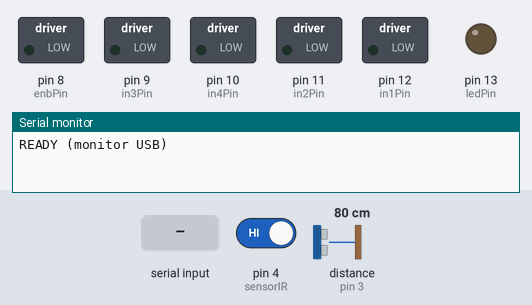
Recording of a sketch running on a simulated Arduino Uno, built with avr-gcc and run on an emulated ATmega328P. Parts: switched loads named in the sketch (green lamp = pin HIGH), output pins drawn as LEDs (lit = HIGH), the last lines printed to the serial monitor. Wiring (inferred from the names in the program): ultrasonic range finder: trigger pin 2; echo pin 3. The test bench sets the inputs (shaded band); at power-on: pin 4 (sensorIR) HIGH, distance to the obstacle (sensor on pin 3) 80 cm. The echo pulse lasts 58.3 µs per cm; pins used as bus, display or sensor lines are not drawn.

Above: at 3.6 s.
3.7 s: "SERVO,\n" received over the second serial link
At 4.3 s:
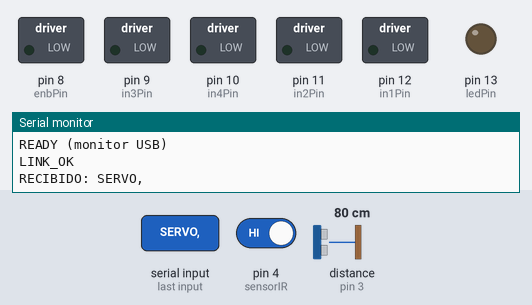
5.2 s: "AVANZAR\n" received over the second serial link
At 6.4 s:
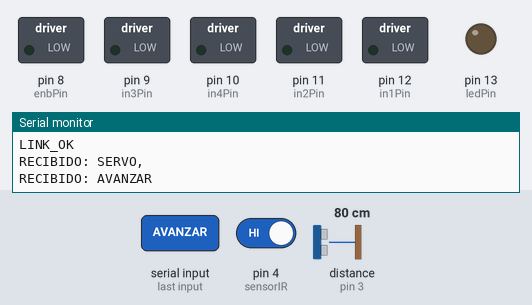
6.7 s: "RETROCEDER\n" received over the second serial link
At 7.8 s:
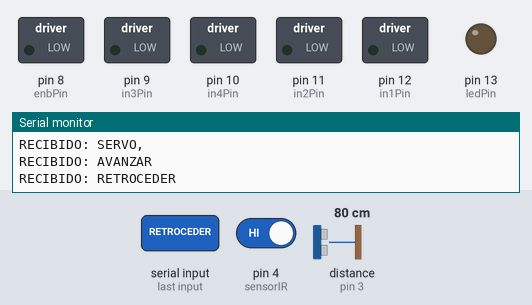
Timing chart, 0 to 9.2 s (numbered marks = the images above; inputs shaded):
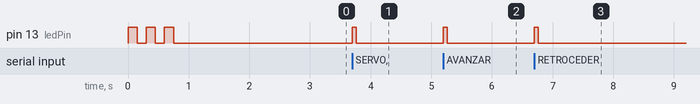

The sketch:

sketch_nov23b.ino
```cpp
// ============================================================
// ORQUITA - Version autonoma (bateria, sin USB)
//
// HC-05 por SoftwareSerial en A5 (RX) y A0 (TX).
// Servo del ultrasonido + 2 motores con driver L298N.
//
// Cableado (SUPUESTO: L298N. Si usas otro driver o pines,
// cambia solo la seccion PINES):
//
//   HC-05 TXD -> A5            HC-05 RXD -> A0 (divisor 1k/2k)
//   HC-05 VCC -> 5 V           HC-05 GND -> GND
//
//   Ultrasonido  TRIG -> 2     ECHO -> 3
//   Sensor IR (canica)  -> 4
//   Servo (senal)       -> 9
//
//   L298N  ENA -> 5 (PWM)   IN1 -> 7    IN2 -> 8    (motor izquierdo)
//   L298N  ENB -> 6 (PWM)   IN3 -> 11   IN4 -> 12   (motor derecho)
//
//   TODAS las masas unidas: bateria, L298N, Arduino, servo, HC-05.
//   Los motores y el servo NO se alimentan del pin 5V del Arduino.
//
// Comandos que entiende (llegan por Bluetooth, una linea cada uno):
//   PING
//   CMD,SERVO,<0-180>
//   CMD,AVANZAR / RETROCEDER / IZQUIERDA / DERECHA / DETENER
//   CMD,CAPTURAR   (solo confirma; el servo lo mueve el Cliente)
//
// Seguridad:
//   - Cada movimiento dura un tiempo corto y se detiene solo.
//   - Si se pierde el enlace, los motores se detienen.
//   - Avanzando, frena si el ultrasonido ve algo muy cerca.
// ============================================================

#include <SoftwareSerial.h>
#include <Servo.h>


// ============================== PINES ===============================

const int btRxPin = A5;   // recibe desde TXD del HC-05
const int btTxPin = A1;   // envia hacia RXD del HC-05

const int trigPin  = 2;
const int echoPin  = 3;
const int sensorIR = 4;
const int ledPin   = LED_BUILTIN;

const int servoPin = 6;

const int enaPin = 13;     // motor izquierdo (PWM)
const int in1Pin = 12;
const int in2Pin = 11;

const int enbPin = 8;     // motor derecho (PWM)
const int in3Pin = 9;
const int in4Pin = 10;

SoftwareSerial bt(btRxPin, btTxPin);
Servo servo;


// ============================== AJUSTES =============================

const long BAUDIOS_USB = 9600;
const long BAUDIOS_BT  = 9600;

const unsigned long WATCHDOG_MS        = 3000;
const unsigned long TELEMETRIA_MS      = 200;
const unsigned long INTERVALO_MEDICION = 100;
const unsigned long TIEMPO_ESTABLE_IR  = 40;
const unsigned long LED_RX_MS          = 60;

// Motores (velocidad 0-255 y duracion de cada movimiento)
const int VEL_AVANCE = 200;
const int VEL_GIRO   = 200;
const unsigned long MOV_AVANCE_MS = 600;
const unsigned long MOV_GIRO_MS   = 400;

// Frena si avanza y ve un obstaculo mas cerca que esto
const float DISTANCIA_FRENO_CM = 8.0;

// Tiempo que el servo se queda activo para llegar al angulo.
// Despues se desconecta: asi no interfiere con el Bluetooth.
const unsigned long SERVO_ASENTAR_MS = 350;


// ============================== ESTADO ==============================

char bufferBT[80];
byte indiceBT = 0;

unsigned long ultimoContacto = 0;
bool enlaceActivo = false;

unsigned long ledApagarEn = 0;
unsigned long ultimoRx = 0;

unsigned long ultimaTelemetria = 0;
unsigned long secuencia = 0;

float distanciaActual = -1;
unsigned long ultimaMedicion = 0;

int ultimaLecturaIR = HIGH;
int estadoIRConfirmado = HIGH;

unsigned long tiempoCambioIR = 0;
unsigned long numeroCaptura = 0;

bool moviendo = false;
bool avanzando = false;
unsigned long movimientoInicio = 0;
unsigned long movimientoDuracion = 0;

unsigned long servoDesconectarEn = 0;


// ============================== LED RX ==============================

void indicarRecepcion() {
  ultimoRx = millis();
  digitalWrite(ledPin, HIGH);
  ledApagarEn = millis() + LED_RX_MS;
}

void actualizarLed() {
  if (ledApagarEn != 0 && millis() >= ledApagarEn) {
    digitalWrite(ledPin, LOW);
    ledApagarEn = 0;
  }
}


// ============================== SERVO ===============================

void moverServo(int angulo) {

  angulo = constrain(angulo, 0, 180);

  if (!servo.attached()) {
    servo.attach(servoPin);
  }

  servo.write(angulo);

  servoDesconectarEn = millis() + SERVO_ASENTAR_MS;
}

void actualizarServo() {

  if (servoDesconectarEn != 0 && millis() >= servoDesconectarEn) {

    servo.detach();
    servoDesconectarEn = 0;
  }
}


// ============================== MOTORES =============================

// dir: 1 = adelante, -1 = atras, 0 = parado
void motor(int en, int a, int b, int dir, int vel) {

  if (dir > 0) {
    digitalWrite(a, HIGH);
    digitalWrite(b, LOW);
    analogWrite(en, vel);
  }
  else if (dir < 0) {
    digitalWrite(a, LOW);
    digitalWrite(b, HIGH);
    analogWrite(en, vel);
  }
  else {
    digitalWrite(a, LOW);
    digitalWrite(b, LOW);
    analogWrite(en, 0);
  }
}

void moverRobot(int izq, int der, int vel, unsigned long duracion) {

  motor(enaPin, in1Pin, in2Pin, izq, vel);
  motor(enbPin, in3Pin, in4Pin, der, vel);

  moviendo  = (izq != 0 || der != 0);
  avanzando = (izq > 0 && der > 0);

  movimientoInicio   = millis();
  movimientoDuracion = duracion;
}

void detenerMotores() {
  moverRobot(0, 0, 0, 0);
}

void actualizarMovimiento() {

  if (!moviendo) {
    return;
  }

  unsigned long ahora = millis();

  // Termino el tiempo del movimiento
  if (ahora - movimientoInicio >= movimientoDuracion) {
    detenerMotores();
    return;
  }

  // Freno de emergencia al avanzar
  if (avanzando
      && ahora - movimientoInicio >= 150
      && distanciaActual > 0
      && distanciaActual < DISTANCIA_FRENO_CM) {

    detenerMotores();

    Serial.println("FRENO_OBSTACULO");
    bt.println("BRAKE");
  }
}


// ============================== ULTRASONIDO =========================

float medirDistancia() {

  digitalWrite(trigPin, LOW);
  delayMicroseconds(2);

  digitalWrite(trigPin, HIGH);
  delayMicroseconds(10);

  digitalWrite(trigPin, LOW);

  unsigned long duracion = pulseIn(echoPin, HIGH, 18000);

  if (duracion == 0) {
    return -1;
  }

  return duracion * 0.0343 / 2.0;
}


void controlarUltrasonico() {

  if (millis() - ultimaMedicion < INTERVALO_MEDICION) {
    return;
  }

  ultimaMedicion = millis();
  distanciaActual = medirDistancia();
}


// ============================== SENSOR IR ===========================

void detectarIR() {

  int lectura = digitalRead(sensorIR);

  if (lectura != ultimaLecturaIR) {
    tiempoCambioIR = millis();
    ultimaLecturaIR = lectura;
  }

  if (millis() - tiempoCambioIR >= TIEMPO_ESTABLE_IR
      && lectura != estadoIRConfirmado) {

    estadoIRConfirmado = lectura;

    if (estadoIRConfirmado == LOW) {

      numeroCaptura++;

      bt.print("CAP,");
      bt.println(numeroCaptura);

      Serial.print("CANICA DETECTADA ");
      Serial.println(numeroCaptura);
    }
  }
}


// ============================== BLUETOOTH ===========================

void marcarContacto() {

  ultimoContacto = millis();

  if (!enlaceActivo) {

    enlaceActivo = true;

    bt.println("LINK_OK");
    Serial.println("LINK_OK");
  }
}


bool ejecutarAccion(char *accion) {

  if (strncmp(accion, "SERVO,", 6) == 0) {
    moverServo(atoi(accion + 6));
    return true;
  }

  if (strcmp(accion, "AVANZAR") == 0) {
    moverRobot(1, 1, VEL_AVANCE, MOV_AVANCE_MS);
    return true;
  }

  if (strcmp(accion, "RETROCEDER") == 0) {
    moverRobot(-1, -1, VEL_AVANCE, MOV_AVANCE_MS);
    return true;
  }

  if (strcmp(accion, "IZQUIERDA") == 0) {
    moverRobot(-1, 1, VEL_GIRO, MOV_GIRO_MS);
    return true;
  }

  if (strcmp(accion, "DERECHA") == 0) {
    moverRobot(1, -1, VEL_GIRO, MOV_GIRO_MS);
    return true;
  }

  if (strcmp(accion, "DETENER") == 0) {
    detenerMotores();
    return true;
  }

  if (strcmp(accion, "CAPTURAR") == 0) {
    return true;
  }

  return false;
}


void procesarOrden(char *orden) {

  // Cualquier linea recibida indica que el enlace esta vivo
  marcarContacto();

  Serial.print("RECIBIDO: ");
  Serial.println(orden);

  // Se busca "CMD," y "PING" dentro de la linea para tolerar
  // bytes basura que SoftwareSerial a veces mete al principio.
  char *cmd = strstr(orden, "CMD,");

  if (cmd != NULL) {

    char *accion = cmd + 4;

    if (ejecutarAccion(accion)) {

      bt.print("ACK,");
      bt.println(accion);

      Serial.print("ACK,");
      Serial.println(accion);
    }
    else {

      bt.print("ERR,");
      bt.println(accion);

      Serial.print("ERR,");
      Serial.println(accion);
    }

    return;
  }

  if (strstr(orden, "PING") != NULL) {

    bt.println("PONG");
    return;
  }

  bt.print("ERR,");
  bt.println(orden);
}


void recibirBluetooth() {

  while (bt.available()) {

    char c = bt.read();

    indicarRecepcion();

    if (c == '\n') {

      bufferBT[indiceBT] = '\0';

      if (indiceBT > 0) {
        procesarOrden(bufferBT);
      }

      indiceBT = 0;
    }

    else if (c != '\r') {

      if (indiceBT < sizeof(bufferBT) - 1) {
        bufferBT[indiceBT++] = c;
      }
      else {
        indiceBT = 0;
      }
    }
  }
}


// ============================== TELEMETRIA ==========================

void enviarTelemetria() {

  if (millis() - ultimaTelemetria < TELEMETRIA_MS) {
    return;
  }

  // SoftwareSerial no puede recibir mientras transmite: si esta
  // llegando algo, se espera para no corromper los bytes.
  if (bt.available() || millis() - ultimoRx < 30) {
    return;
  }

  ultimaTelemetria = millis();

  bt.print("TEL,");
  bt.print(secuencia++);
  bt.print(",");
  bt.print(distanciaActual);
  bt.print(",");
  bt.println(digitalRead(sensorIR));
}


// ============================== WATCHDOG ============================

void controlarEnlace() {

  if (enlaceActivo
      && millis() - ultimoContacto >= WATCHDOG_MS) {

    enlaceActivo = false;

    // Sin enlace el robot no se mueve
    detenerMotores();

    bt.println("LINK_LOST");
    Serial.println("LINK_LOST");
  }
}


// ============================== SETUP ===============================

void setup() {

  Serial.begin(BAUDIOS_USB);
  bt.begin(BAUDIOS_BT);

  pinMode(trigPin, OUTPUT);
  pinMode(echoPin, INPUT);
  pinMode(sensorIR, INPUT_PULLUP);
  pinMode(ledPin, OUTPUT);

  pinMode(enaPin, OUTPUT);
  pinMode(in1Pin, OUTPUT);
  pinMode(in2Pin, OUTPUT);
  pinMode(enbPin, OUTPUT);
  pinMode(in3Pin, OUTPUT);
  pinMode(in4Pin, OUTPUT);

  detenerMotores();

  ultimaLecturaIR = digitalRead(sensorIR);
  estadoIRConfirmado = ultimaLecturaIR;
  tiempoCambioIR = millis();

  for (int i = 0; i < 3; i++) {
    digitalWrite(ledPin, HIGH);
    delay(150);
    digitalWrite(ledPin, LOW);
    delay(150);
  }

  Serial.println("READY (monitor USB)");
  bt.println("READY");
}


// ============================== LOOP ================================

void loop() {

  recibirBluetooth();
  controlarUltrasonico();
  detectarIR();
  actualizarMovimiento();
  actualizarServo();
  enviarTelemetria();
  controlarEnlace();
  actualizarLed();
}
```

Measured:
- after the input at 3.7 s, pin 13 (ledPin): LOW → HIGH at once, → LOW 0.06 s later
- after the input at 5.2 s, pin 13 (ledPin): LOW → HIGH at once, → LOW 0.06 s later
- after the input at 6.7 s, pin 13 (ledPin): LOW → HIGH at once, → LOW 0.06 s later
